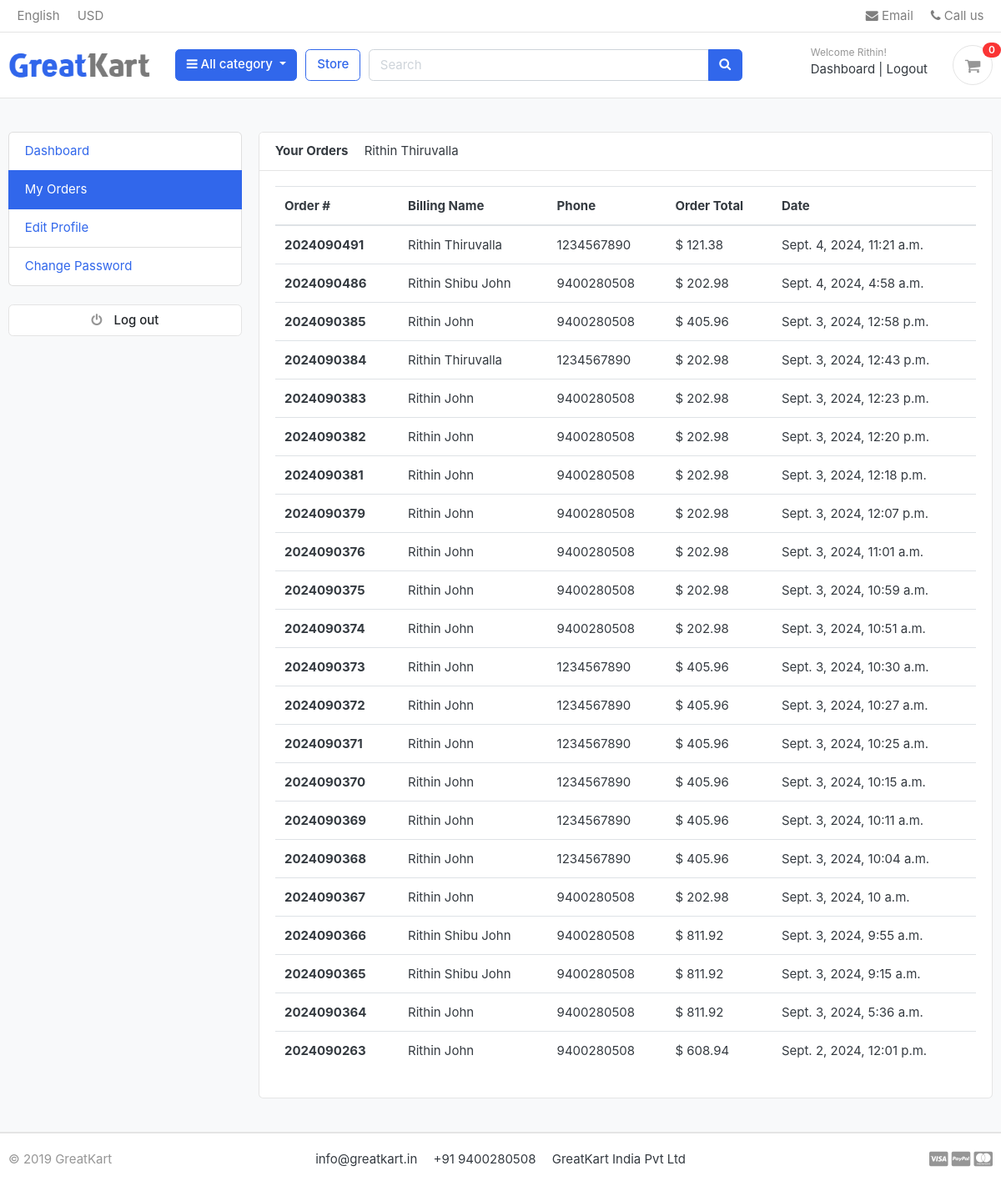
The app's page /accounts/my_orders/ (signed in) with its own data.
### accounts/models.py (models this page shows, shortened)
class Account(AbstractBaseUser):
    first_name = models.CharField(max_length=50)
    last_name = models.CharField(max_length=50)
    username = models.CharField(max_length= 50, unique=True)
    email = models.EmailField(max_length=100, unique=True)
    phone_number = models.CharField(max_length=50)
    date_joined = models.DateTimeField(auto_now_add=True)
    last_login = models.DateTimeField(auto_now_add=True)
    is_admin = models.BooleanField(default=False)
    is_staff = models.BooleanField(default=False)
    is_active = models.BooleanField(default=False)
    is_superadmin = models.BooleanField(default=False)
    USERNAME_FIELD = 'email'
    REQUIRED_FIELDS = ['username','first_name','last_name']
    objects = MyAccountManager()
    def full_name(self):
        return f'{self.first_name} {self.last_name}'

### orders/models.py (models this page shows, shortened)
class Order(models.Model):
    STATUS = (
        ('New', 'New'),
        ('Accepted', 'Accepted'),
        ('Completed', 'Completed'),
        ('Cancelled', 'Cancelled'),
    )
    user = models.ForeignKey(Account, on_delete=models.SET_NULL, null=True)
    payment = models.ForeignKey(Payment, on_delete=models.SET_NULL, blank=True, null=True)
    order_number = models.CharField(max_length=20)
    first_name = models.CharField(max_length=50)
    last_name = models.CharField(max_length=50)
    phone = models.CharField(max_length=15)
    email = models.EmailField(max_length=50)
    address_line_1 = models.CharField(max_length=50)
    address_line_2 = models.CharField(max_length=50, blank=True)
    country = models.CharField(max_length=50)
    state = models.CharField(max_length=50)
    city = models.CharField(max_length=50)
    order_note = models.CharField(max_length=100, blank=True)
    order_total = models.FloatField()
    tax = models.FloatField()
    status = models.CharField(max_length=10, choices=STATUS, blank=True)
    ip = models.CharField(blank=True, max_length=20)
    is_ordered = models.BooleanField(default=False)
    created_at = models.DateTimeField(auto_now_add=True)
    updated_at = models.DateTimeField(auto_now=True)
    def full_name(self):
        return f'{self.first_name} {self.last_name}'

### accounts/views.py (the view)
# urls.py: path('my_orders/', views.my_orders, name='my_orders'),
def my_orders(request):
    orders = Order.objects.filter(user=request.user, is_ordered=True).order_by('-created_at')
    context = {
        'orders':orders,
    }
    return render(request, 'accounts/my_orders.html',context)

### carts/context_processor.py (called while the page is built)
def counter(request):
    cart_count = 0
    if 'admin' in request.path:
        return {}
    else:
        try:
            cart = Cart.objects.filter(cart_id=_cart_id(request))
            if request.user.is_authenticated:
                cart_items = CartItem.objects.all().filter(user=request.user)
            else:
                cart_items = CartItem.objects.all().filter(cart=cart[:1])
            for cart_item in cart_items:
                cart_count +=  cart_item.quantity
        except Cart.DoesNotExist:
            cart_count = 0
    return dict(cart_count=cart_count)

### carts/views.py (called while the page is built)
def _cart_id(request):
    cart = request.session.session_key
    if not cart:
        cart = request.session.create()
    return cart

### category/context_processors.py (called while the page is built)
def menu_links(request):
    links = Category.objects.all()
    return dict(links=links)

### category/models.py (called while the page is built)
    def get_url(self):
        return reverse('products_by_category', args=[self.slug])

### templates/accounts/my_orders.html (shortened to what this page needs)
{% extends 'base.html' %}
{% load static %}
{% block content %}
<section class="section-conten padding-y bg">
    <div class="container">
        <div class="row">
        {% include 'includes/dashboard_sidebar.html' %}
        <main class="col-md-9">
            <article class="card">
            <header class="card-header">
                <strong class="d-inline-block mr-3">Your Orders</strong>
                <span>{{user.full_name}}</span>
            </header>
            <div class="card-body">
                <div class="row">
                <div class="col-md-12">
                    <table class="table table-hover">
                        <thead>
                          <tr>
                            <th scope="col">Order #</th>
                            <th scope="col">Billing Name</th>
                            <th scope="col">Phone</th>
                            <th scope="col">Order Total</th>
                            <th scope="col">Date</th>
                          </tr>
                        </thead>
                        <tbody>
                            {% for order in orders %}
                          <tr>
                            <th scope="row">{{order.order_number}}</th>
                            <td>{{order.full_name}}</td>
                            <td>{{order.phone}}</td>
                            <td>$ {{order.order_total}}</td>
                            <td>{{order.created_at}}</td>
                          </tr>
                          {% endfor %}
                        </tbody>
                      </table>
                </div>
                </div>
            </div>
            </article>
        </main>
    </div>
    </div>
    </section>
{% endblock %}

### templates/includes/navbar.html (shortened to what this page needs)
{% load static %}
<header class="section-header">
    <nav class="navbar p-md-0 navbar-expand-sm navbar-light border-bottom">
    <div class="container">
      <div class="collapse navbar-collapse" id="navbarTop4">
        <ul class="navbar-nav mr-auto">
            <li class="nav-item dropdown">
                 <a href="#" class="nav-link">   English </a>
            </li>
            <li class="nav-item dropdown">
                <a href="#" class="nav-link"> USD </a>
            </li>
        </ul>
        <ul class="navbar-nav">
            <li><a href="#" class="nav-link"> <i class="fa fa-envelope"></i> Email </a></li>
            <li><a href="#" class="nav-link"> <i class="fa fa-phone"></i> Call us </a></li>
        </ul>
      </div>
    </div>
    </nav>
    <section class="header-main border-bottom">
        <div class="container">
    <div class="row align-items-center">
        <div class="col-lg-2 col-md-3 col-6">
            <a href="{% url 'home' %}" class="brand-wrap">
                <img class="logo" src="{% static './images/logo.png' %}">
            </a>
        </div>
        <div class="col-lg col-sm col-md col-6 flex-grow-0">
            <div class="category-wrap dropdown d-inline-block float-right">
                <button type="button" class="btn btn-primary dropdown-toggle" data-toggle="dropdown">
                    <i class="fa fa-bars"></i> All category
                </button>
            </div>
        </div>
        <a href="{% url 'store' %}" class="btn btn-outline-primary">Store</a>
        <div class="col-lg  col-md-6 col-sm-12 col">
            <form action="{% url 'search'%}" class="search" method="GET">
                <div class="input-group w-100">
                    <input type="text" class="form-control" style="width:60%;" placeholder="Search" name="keyword">
                    <div class="input-group-append">
                      <button class="btn btn-primary" type="submit">
                        <i class="fa fa-search"></i>
                      </button>
                    </div>
                </div>
            </form>
        </div>
        <div class="col-lg-3 col-sm-6 col-8 order-2 order-lg-3">
                    <div class="d-flex justify-content-end mb-3 mb-lg-0">
                        {% if user.id is None %}
                        <div class="widget-header">
                            <small class="title text-muted">Welcome guest!</small>
                            <div>
                                <a href="{% url 'login' %}">Sign in</a> <span class="dark-transp"> | </span>
                                <a href="{% url 'register' %}"> Register</a>
                            </div>
                        </div>
                        {% else %}
                        <div class="widget-header">
                            <small class="title text-muted">Welcome {{ user.first_name }}!</small>
                            <div>
                                <a href="{% url 'dashboard' %}">Dashboard</a> <span class="dark-transp"> | </span>
                                <a href="{% url 'logout' %}"> Logout</a>
                            </div>
                        </div>
                        {% endif %}
                        <a href="{% url 'cart' %}" class="widget-header pl-3 ml-3">
                            <div class="icon icon-sm rounded-circle border"><i class="fa fa-shopping-cart"></i></div>
                            <span class="badge badge-pill badge-danger notify">{{cart_count}}</span>
                        </a>
                    </div>
                </div>
    </div>
        </div>
    </section>
    </header>

### static/css/ui.css (style rules this page uses)
html { font-family: "Inter", sans-serif; font-size: 15px; }
.icon-xs, .icon-sm, .icon-md, .icon-lg { display: inline-block; text-align: center; flex-shrink: 0; flex-grow: 0; }
.icon-sm { width: 48px; height: 48px; line-height: 48px !important; font-size: 20px; }
.padding-y { padding-top: 40px; padding-bottom: 40px; }
article:after, .form-group:after { display: block; clear: both; content: ""; }
.bg { background-color: #f8f9fa; }
.header-main { position: relative; padding-top: 1rem; padding-bottom: 1rem; }
.brand-wrap .logo, .navbar-brand .logo { margin-right: 7px; max-height: 42px; display: inline-block; }
.widget-header { display: inline-block; vertical-align: middle; position: relative; }
.widget-header a { color: #343a40; }
.widget-header i { color: #969696; }
.widget-header .title { display: block; }
.widget-header .notify { position: absolute; top: -3px; right: -10px; }
.notify { position: absolute; top: -4px; right: -10px; display: inline-block; padding: 0.25em 0.6em; font-size: 12px; line-height: 1; text-align: center; border-radius: 3rem; color: #fff; background-color: #fa3434; }

### records on screen
Account: first_name "Rithin", full_name "Rithin Thiruvalla"
Order: order_number "2024090491", full_name "Rithin Thiruvalla", phone "1234567890", order_total "121.38", created_at "Sept. 4, 2024, 11:21 a.m."
Order: order_number "2024090486", full_name "Rithin Shibu John", phone "9400280508", order_total "202.98", created_at "Sept. 4, 2024, 4:58 a.m."
Order: order_number "2024090385", full_name "Rithin John", phone "9400280508", order_total "405.96", created_at "Sept. 3, 2024, 12:58 p.m."
Order: order_number "2024090384", full_name "Rithin Thiruvalla", phone "1234567890", order_total "202.98", created_at "Sept. 3, 2024, 12:43 p.m."
Order: order_number "2024090383", full_name "Rithin John", phone "9400280508", order_total "202.98", created_at "Sept. 3, 2024, 12:23 p.m."
Order: order_number "2024090382", full_name "Rithin John", phone "9400280508", order_total "202.98", created_at "Sept. 3, 2024, 12:20 p.m."
Order: order_number "2024090381", full_name "Rithin John", phone "9400280508", order_total "202.98", created_at "Sept. 3, 2024, 12:18 p.m."
Order: order_number "2024090379", full_name "Rithin John", phone "9400280508", order_total "202.98", created_at "Sept. 3, 2024, 12:07 p.m."
Order: order_number "2024090376", full_name "Rithin John", phone "9400280508", order_total "202.98", created_at "Sept. 3, 2024, 11:01 a.m."
Order: order_number "2024090375", full_name "Rithin John", phone "9400280508", order_total "202.98", created_at "Sept. 3, 2024, 10:59 a.m."
Order: order_number "2024090374", full_name "Rithin John", phone "9400280508", order_total "202.98", created_at "Sept. 3, 2024, 10:51 a.m."
Order: order_number "2024090373", full_name "Rithin John", phone "1234567890", order_total "405.96", created_at "Sept. 3, 2024, 10:30 a.m."
Order: order_number "2024090372", full_name "Rithin John", phone "1234567890", order_total "405.96", created_at "Sept. 3, 2024, 10:27 a.m."
Order: order_number "2024090371", full_name "Rithin John", phone "1234567890", order_total "405.96", created_at "Sept. 3, 2024, 10:25 a.m."
Order: order_number "2024090370", full_name "Rithin John", phone "1234567890", order_total "405.96", created_at "Sept. 3, 2024, 10:15 a.m."
Order: order_number "2024090369", full_name "Rithin John", phone "1234567890", order_total "405.96", created_at "Sept. 3, 2024, 10:11 a.m."
Order: order_number "2024090368", full_name "Rithin John", phone "1234567890", order_total "405.96", created_at "Sept. 3, 2024, 10:04 a.m."
Order: order_number "2024090367", full_name "Rithin John", phone "9400280508", order_total "202.98", created_at "Sept. 3, 2024, 10 a.m."
Order: order_number "2024090366", full_name "Rithin Shibu John", phone "9400280508", order_total "811.92", created_at "Sept. 3, 2024, 9:55 a.m."
Order: order_number "2024090365", full_name "Rithin Shibu John", phone "9400280508", order_total "811.92", created_at "Sept. 3, 2024, 9:15 a.m."
Order: order_number "2024090364", full_name "Rithin John", phone "9400280508", order_total "811.92", created_at "Sept. 3, 2024, 5:36 a.m."
Order: order_number "2024090263", full_name "Rithin John", phone "9400280508", order_total "608.94", created_at "Sept. 2, 2024, 12:01 p.m."

### other values on screen
{{ cart_count }} "0"
